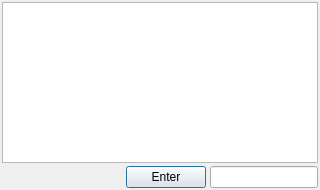
<?xml version="1.0" encoding="UTF-8"?>
<ui version="4.0">
 <class>CalcMainWindow</class>

 <widget class="QMainWindow" name="CalcMainWindow">

  <property name="geometry">
   <rect>
    <x>0</x>
    <y>0</y>
    <width>320</width>
    <height>190</height>
   </rect>
  </property>

  <property name="minimumSize">
   <size>
    <width>240</width>
    <height>140</height>
   </size>
  </property>

  <property name="windowTitle">
   <string>Calc</string>
  </property>

  <property name="windowIcon">
   <iconset resource="Calc.qrc">
    <normaloff>:/icons/Calc_big.ico</normaloff>:/icons/Calc_big.ico
   </iconset>
  </property>


  <widget class="QWidget" name="centralWidget">

   <layout class="QVBoxLayout" name="mainLayout">

    <property name="leftMargin">
     <number>2</number>
    </property>

    <property name="topMargin">
     <number>2</number>
    </property>

    <property name="rightMargin">
     <number>2</number>
    </property>

    <property name="bottomMargin">
     <number>2</number>
    </property>

    <property name="spacing">
     <number>3</number>
    </property>


    <!--
        Original Win32:

            EDITTEXT IDC_EDIT_INPUT, 2, 2, 129, 60

        Horizontal and vertical behavior:

            Stretch / Stretch

        QPlainTextEdit is therefore Expanding in both directions.
    -->
    <item>
     <widget class="QPlainTextEdit" name="editInput">

      <property name="sizePolicy">
       <sizepolicy hsizetype="Expanding" vsizetype="Expanding">
        <horstretch>0</horstretch>
        <verstretch>0</verstretch>
       </sizepolicy>
      </property>

      <property name="verticalScrollBarPolicy">
       <enum>Qt::ScrollBarAsNeeded</enum>
      </property>

      <property name="horizontalScrollBarPolicy">
       <enum>Qt::ScrollBarAsNeeded</enum>
      </property>

      <property name="lineWrapMode">
       <enum>QPlainTextEdit::NoWrap</enum>
      </property>

      <property name="tabChangesFocus">
       <bool>false</bool>
      </property>

     </widget>
    </item>


    <!--
        Bottom controls.

        The Win32 implementation keeps both controls at their original
        width and height and anchors them to the bottom/right side.

        Therefore:

            spacer  = Expanding
            Enter   = Fixed
            Result  = Fixed
    -->
    <item>

     <layout class="QHBoxLayout" name="bottomLayout">

      <property name="spacing">
       <number>4</number>
      </property>


      <!--
          All additional horizontal space is assigned here.

          This keeps Enter and Result at their natural/fixed widths.
      -->
      <item>

       <spacer name="bottomHorizontalSpacer">

        <property name="orientation">
         <enum>Qt::Horizontal</enum>
        </property>

        <property name="sizeType">
         <enum>QSizePolicy::Expanding</enum>
        </property>

        <property name="sizeHint">
         <size>
          <width>0</width>
          <height>0</height>
         </size>
        </property>

       </spacer>

      </item>


      <!-- Enter -->
      <item>

       <widget class="QPushButton" name="buttonCalc">

        <property name="sizePolicy">
         <sizepolicy hsizetype="Fixed" vsizetype="Fixed">
          <horstretch>0</horstretch>
          <verstretch>0</verstretch>
         </sizepolicy>
        </property>

        <property name="text">
         <string>Enter</string>
        </property>

        <property name="default">
         <bool>true</bool>
        </property>

        <property name="autoDefault">
         <bool>true</bool>
        </property>

       </widget>

      </item>


      <!-- Result -->
      <item>

       <widget class="QLineEdit" name="editResult">

        <property name="sizePolicy">
         <sizepolicy hsizetype="Fixed" vsizetype="Fixed">
          <horstretch>0</horstretch>
          <verstretch>0</verstretch>
         </sizepolicy>
        </property>

        <property name="readOnly">
         <bool>true</bool>
        </property>

        <property name="alignment">
         <set>Qt::AlignRight|Qt::AlignTrailing|Qt::AlignVCenter</set>
        </property>

       </widget>

      </item>

     </layout>

    </item>

   </layout>

  </widget>

 </widget>


 <resources>
  <include location="Calc.qrc"/>
 </resources>


 <connections/>

</ui>
